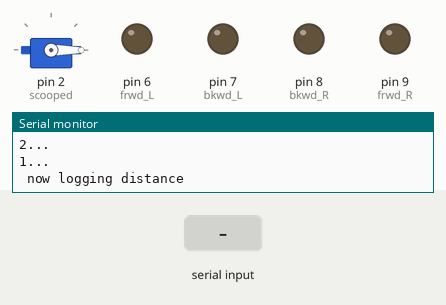
The sketch below on a simulated Arduino Uno, built with avr-gcc and run on an emulated ATmega328P. On the bench: servo, output pins drawn as LEDs (lit = HIGH), the last lines printed to the serial monitor. The inputs (shaded band) are chosen by the test bench.

Above: at 7.5 s.
7.6 s: "t" received over Serial
At 8.9 s:
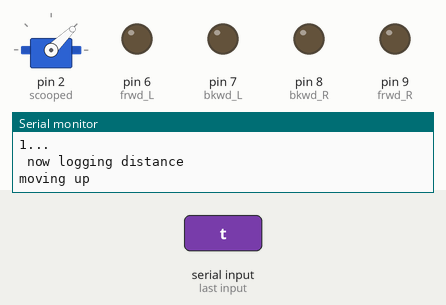
9.7 s: "s" received over Serial
At 10.9 s:
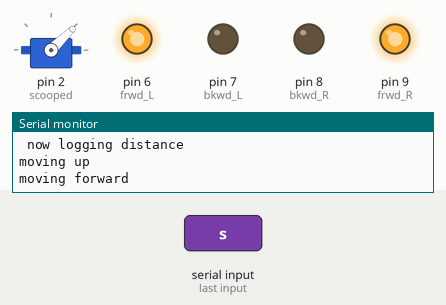
11.2 s: "w" received over Serial
At 12.4 s:
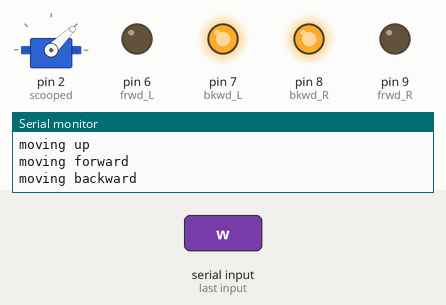
12.7 s: "a" received over Serial
At 13.5 s:
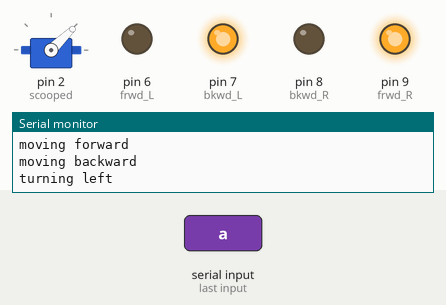
14.2 s: "d" received over Serial
At 14.7 s:
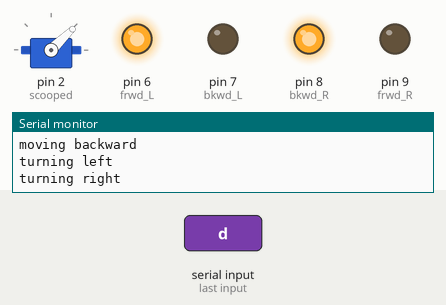
15.7 s: "g" received over Serial
Timing chart, 0 to 18.7 s (numbered marks = the images above; inputs shaded):
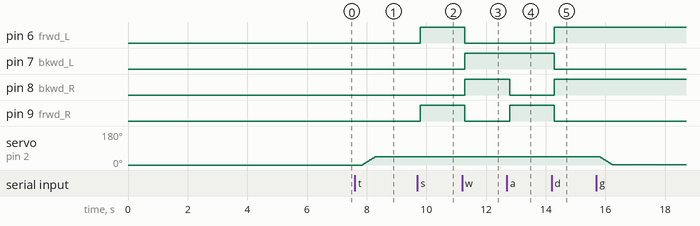

The sketch:

mobot_wired_control_scooper.ino
```cpp
#define frwd_L 6
#define frwd_R 9
#define bkwd_L 7
#define bkwd_R 8

#define trigPin 4
#define echoPin 5

#include <String.h>
#include <Servo.h>

Servo scooped;

int pos = 0;

void setup()
{
  Serial.begin(9600);

  scooped.attach(2);
  scooped.write(0);

  pinMode(trigPin, OUTPUT);
  pinMode(echoPin, INPUT);

  pinMode(frwd_L, OUTPUT);
  pinMode(frwd_R, OUTPUT);
  pinMode(bkwd_L, OUTPUT);
  pinMode(bkwd_R, OUTPUT);

  Serial.println("usb controlled 3- wheeled robot with ultrasonic sensor");
  Serial.println("utrasonic sensor is used to measure approximate distance from an object ");
  Serial.println("controlled by inputing w,a,s,d, characters ");
  Serial.println(" instruction:");
  Serial.println("        input each character one at a time the press enter to send the command");

  Serial.println(" w = forward");
  Serial.println(" s = backward");
  Serial.println(" a = left");
  Serial.println(" d = right");
  Serial.println(" any key input = stop / brake");

  digitalWrite(frwd_L, LOW);
  digitalWrite(frwd_R, LOW);
  digitalWrite(bkwd_L, LOW);
  digitalWrite(bkwd_R, LOW);
  Serial.println("");
  Serial.println("");
  Serial.println("  distance log starts in...");
  delay(1000);
  Serial.println("5...");
  delay(1000);
  Serial.println("4...");
  delay(1000);
  Serial.println("3...");
  delay(1000);
  Serial.println("2...");
  delay(1000);
  Serial.println("1...");
  delay(1000);
  Serial.println(" now logging distance");
}

void loop()
{
  if (Serial.available())
  {
    switch(Serial.read())
    {
    case 's':
      foward();
      break;
    case 'w':
      backward();
      break;
    case 'a':
      left();
      break;
    case 'd':
      right();
      break;
    case 't':
      scooped_up();
      break;
    case 'g':
      scooped_down();
      break;

      case 'q':
      distancia();
      break;
    default:
      stopped();


    }
  }

  delay(500);
}


void foward()
{
  digitalWrite(frwd_L, HIGH);
  digitalWrite(frwd_R, HIGH);
  digitalWrite(bkwd_L, LOW);
  digitalWrite(bkwd_R, LOW);
  Serial.println("moving forward");
}

void backward()
{
  digitalWrite(frwd_L, LOW);
  digitalWrite(frwd_R, LOW);
  digitalWrite(bkwd_L, HIGH);
  digitalWrite(bkwd_R, HIGH);
  Serial.println("moving backward");
}

void left()
{
  digitalWrite(frwd_L, LOW);
  digitalWrite(frwd_R, HIGH);
  digitalWrite(bkwd_L, HIGH);
  digitalWrite(bkwd_R, LOW);
  Serial.println("turning left");
}

void right()
{
  digitalWrite(frwd_L, HIGH);
  digitalWrite(frwd_R, LOW);
  digitalWrite(bkwd_L, LOW);
  digitalWrite(bkwd_R, HIGH);
  Serial.println("turning right");
}

void stopped()
{
  digitalWrite(frwd_L, LOW);
  digitalWrite(frwd_R, LOW);
  digitalWrite(bkwd_L, LOW);
  digitalWrite(bkwd_R, LOW);
  Serial.println("stop");
}

void scooped_up()
{
  Serial.println("moving up");
  for(pos = 0; pos < 45; pos += 1)  // goes from 0 degrees to 45 degrees
  {                                  // in steps of 1 degree
    scooped.write(pos);              // tell servo to go to position in variable 'pos'
    delay(10);                       // waits 15ms for the servo to reach the position
  }
}

void scooped_down()
{
  Serial.println("moving down");
  for(pos = 45; pos>=1; pos-=1)     // goes from 45 degrees to 0 degrees
  {
    scooped.write(pos);              // tell servo to go to position in variable 'pos'
    delay(10);                       // waits 15ms for the servo to reach the position
  }
}

void distancia()
{

  float duration, distance;
  digitalWrite(trigPin, LOW);  // Added this line
  delayMicroseconds(2); // Added this line
  digitalWrite(trigPin, HIGH);
  //  delayMicroseconds(1000); - Removed this line
  delayMicroseconds(10); // Added this line
  digitalWrite(trigPin, LOW);
  duration = pulseIn(echoPin, HIGH);
  distance = (duration/2) / 29.1;
  Serial.println("measuring distance....");
  Serial.println(" ");
  delay(500);
  Serial.println("distance from object is:");
  Serial.print(distance);
  Serial.println(" cm");
}
```

Measured:
- after the input at 7.6 s, servo on pin 2 (scooped): moves from 0° to 44° over 0.44 s, starting after 0.25 s
- after the input at 9.7 s, pin 6 (frwd_L), pin 9 (frwd_R): LOW → HIGH after 0.09 s
- after the input at 11.2 s, pin 6 (frwd_L), pin 9 (frwd_R): HIGH → LOW after 0.09 s; pin 7 (bkwd_L), pin 8 (bkwd_R): LOW → HIGH after 0.09 s
- after the input at 12.7 s, pin 8 (bkwd_R): HIGH → LOW after 0.09 s; pin 9 (frwd_R): LOW → HIGH after 0.09 s
- after the input at 14.2 s, pin 6 (frwd_L), pin 8 (bkwd_R): LOW → HIGH after 0.09 s; pin 7 (bkwd_L), pin 9 (frwd_R): HIGH → LOW after 0.09 s
